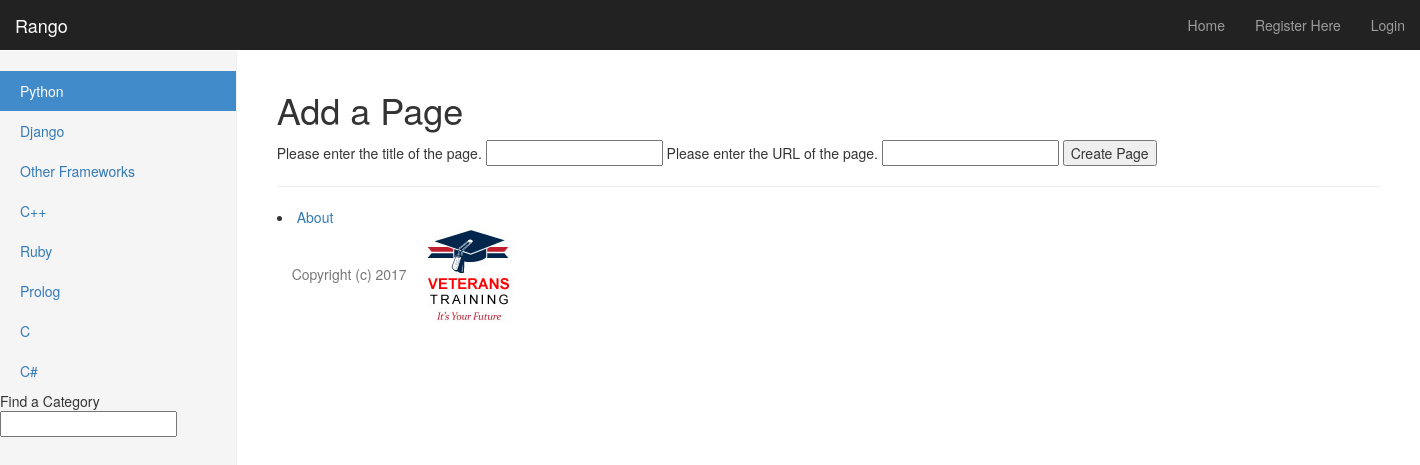
The page /rango/add_page/python/ on the database its author committed.
### rango/models.py (models this page shows, shortened)
class Category(models.Model):
    name = models.CharField(max_length=128, unique=True)
    view = models.IntegerField(default=0)
    likes = models.IntegerField(default=0)
    slug = models.SlugField()

### rango/views.py (the view)
# urls.py: url(r'^add_page/(?P<category_name_slug>[\w\-]+)/$', views.add_page, name='add_page'), # NEW MAPPING!
def add_page(request, category_name_slug):
    try:
        cat = Category.objects.get(slug=category_name_slug)
    except Category.DoesNotExist:
                cat = None
    if request.method == 'POST':
        form = PageForm(request.POST)
        if form.is_valid():
            if cat:
                page = form.save(commit=False)
                page.category = cat
                page.views = 0
                page.save()
                return category(request, category_name_slug)
        else:
            print form.errors
    else:
        form = PageForm()
    context_dict = {'form':form, 'category': cat, 'slug': category_name_slug}
    return render(request, 'rango/add_page.html', context_dict)

### rango/forms.py (shortened to what this page needs)
class PageForm(forms.ModelForm):
    title = forms.CharField(max_length=128, help_text="Please enter the title of the page.")
    url = forms.URLField(max_length=200, help_text="Please enter the URL of the page.")
    views = forms.IntegerField(widget=forms.HiddenInput(), initial=0)
    class Meta:
        model = Page
        exclude = ('category',)

### rango/templatetags/rango_extras.py (called while the page is built)
@register.inclusion_tag('rango/cats.html')
def get_category_list(cat=None):
    return {'cats': Category.objects.all(), 'act_cat': cat}

### templates/rango/add_page.html (shortened to what this page needs)
{% extends 'rango/base.html' %}
{% load staticfiles %}
{% block body_block %}
	<h1>Add a Page</h1>
	<form id="page_form" method="post" action="/rango/add_page/{{slug}}/">
	    {% for field in form.visible_fields %}
	        {{ field.help_text }}
	        {{ field }}
	    {% endfor %}
	    <input type="submit" name="submit" value="Create Page" />
	</form>
{% endblock %}

### templates/rango/cats.html
{% if cats %}
    <ul class="nav nav-sidebar">
    {% for c in cats %}
    	{% if c == act_cat %}
    		<li  class="active">
    	{% else  %}
    		<li>
    	{% endif %}
        <a href="{% url 'category'  c.slug %}">{{ c.name }}</a></li>
    {% endfor %}
{% else %}
    <li> <strong >There are no category present.</strong></li>
    </ul>
{% endif %}

### rows shown on the page
Category: name "Python"
Category: name "Django"
Category: name "Other Frameworks"
Category: name "C++"
Category: name "Ruby"
Category: name "Prolog"
Category: name "C"
Category: name "C#"

### other values the page prints
{{ field.help_text }} "Please enter the title of the page." "Please enter the URL of the page."
